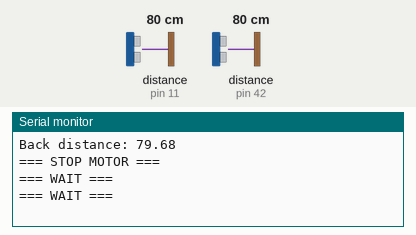
Simulated run of this sketch. Board: Arduino Mega 2560, built with avr-gcc and run on an emulated ATmega2560. On the bench: the last lines printed to the serial monitor. Wiring (inferred from the names in the program): ultrasonic range finder: trigger pin 15; echo pin 11. The inputs (shaded band) are chosen by the test bench; at power-on: distance to the obstacle (sensors on pin 11, pin 42) 80 cm. The echo pulse lasts 58.3 µs per cm.

Above: at 3.9 s.
4.0 s: distance to the obstacle (sensor on pin 11) set to 33 cm
At 7.2 s:
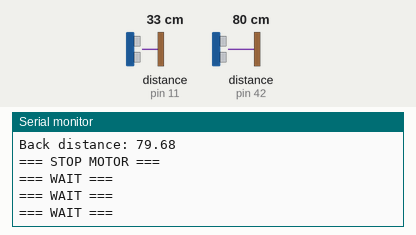
8.0 s: distance to the obstacle (sensor on pin 11) set to 27 cm
At 9.52 s:
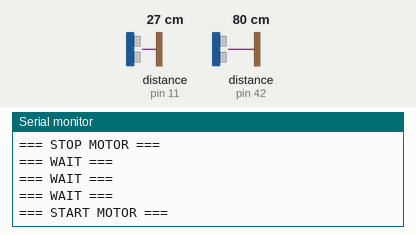

Measured:
- the behaviour switches between 31 and 30 cm on distance to the obstacle (sensor on pin 11) (found by bisection; images 1 and 2)
- after the input at 8.0 s, the serial monitor: prints a new line after 1.4 s (image 2)

The sketch:

UltrasonicTest.ino
```cpp
// Define pin numbers
#define ULTRA_TRIG 15
#define ULTRA_BACK 11     // Back
#define ULTRA_FRONT 42    // Front-mid
#define ULTRA_LEFT 7      // Front-left
#define ULTRA_RIGHT 40    // Front-right

#define LED 3

// Define distance thresholds
#define FRONT_DMAX 30
#define BACK_DMAX 30

// Define durations
#define LEFT_DUCK_MS 100
#define RIGHT_DUCK_MS 100
#define STOP_WAIT_MS 3000
#define ULTRA_TIMEOUT 30000

float recieve;
float duration, distance;
float front_distance, back_distance;
float left_distance, right_distance;

void setup() {
  // set ultra pin
  pinMode(ULTRA_TRIG, OUTPUT);
  pinMode(ULTRA_BACK, INPUT);
  pinMode(ULTRA_FRONT, INPUT);
  pinMode(ULTRA_LEFT, INPUT);
  pinMode(ULTRA_RIGHT, INPUT);

  Serial.begin(115200);   // baud rate
}

void loop() {
  detect();
}

void detect() {
  check_back();
  check_front();
}

void send_ultra() {
  digitalWrite(ULTRA_TRIG, LOW);
  delayMicroseconds(2);
  digitalWrite(ULTRA_TRIG, HIGH);
  delayMicroseconds(10);
  digitalWrite(ULTRA_TRIG, LOW);
}

float recieve_ultra(int ultra_no) {
  duration = pulseIn(ultra_no, HIGH, ULTRA_TIMEOUT);    // 30 ms timeout
  distance = (duration * 0.0343)/2;
  return distance;
}

float ping_ultra(int ultra_no) {
  send_ultra();
  recieve = recieve_ultra(ultra_no);
  delay(100);
  return recieve;
}

void check_front() {
  front_distance = ping_ultra(ULTRA_FRONT);
  Serial.print("Front distance: ");
  Serial.println(front_distance);
  if (front_distance < FRONT_DMAX) {
    check_dir();
  }
}

void check_back() {
  back_distance = ping_ultra(ULTRA_BACK);
  Serial.print("Back distance: ");
  Serial.println(back_distance);
  if (back_distance > BACK_DMAX) {
    wait();
  }
}

void wait() {
  bool need_wait = true;
  stop_motor();
  while (need_wait) {
    Serial.println("=== WAIT ===");
    delay(STOP_WAIT_MS);
    back_distance = ping_ultra(ULTRA_BACK);
    if (back_distance < BACK_DMAX) {
      need_wait = false;
    }
  }
  start_motor();
}

void check_dir() {
  stop_motor();
  left_distance = ping_ultra(ULTRA_LEFT);
  right_distance = ping_ultra(ULTRA_RIGHT);

  Serial.print("Left distance: ");
  Serial.println(left_distance);
  Serial.print("Right distance: ");
  Serial.println(right_distance);

  if (left_distance > right_distance){
    turn_left(LEFT_DUCK_MS);
  }
  else {
    turn_right(RIGHT_DUCK_MS);
  }
  start_motor();
}

void start_motor() {
  Serial.println("=== START MOTOR ===");
}

void stop_motor() {
  Serial.println("=== STOP MOTOR ===");
}

void turn_right(int duration) {
  Serial.println("=== TURN RIGHT ===");
}

void turn_left(int duration) {
  Serial.println("=== TURN LEFT ===");
}
```
